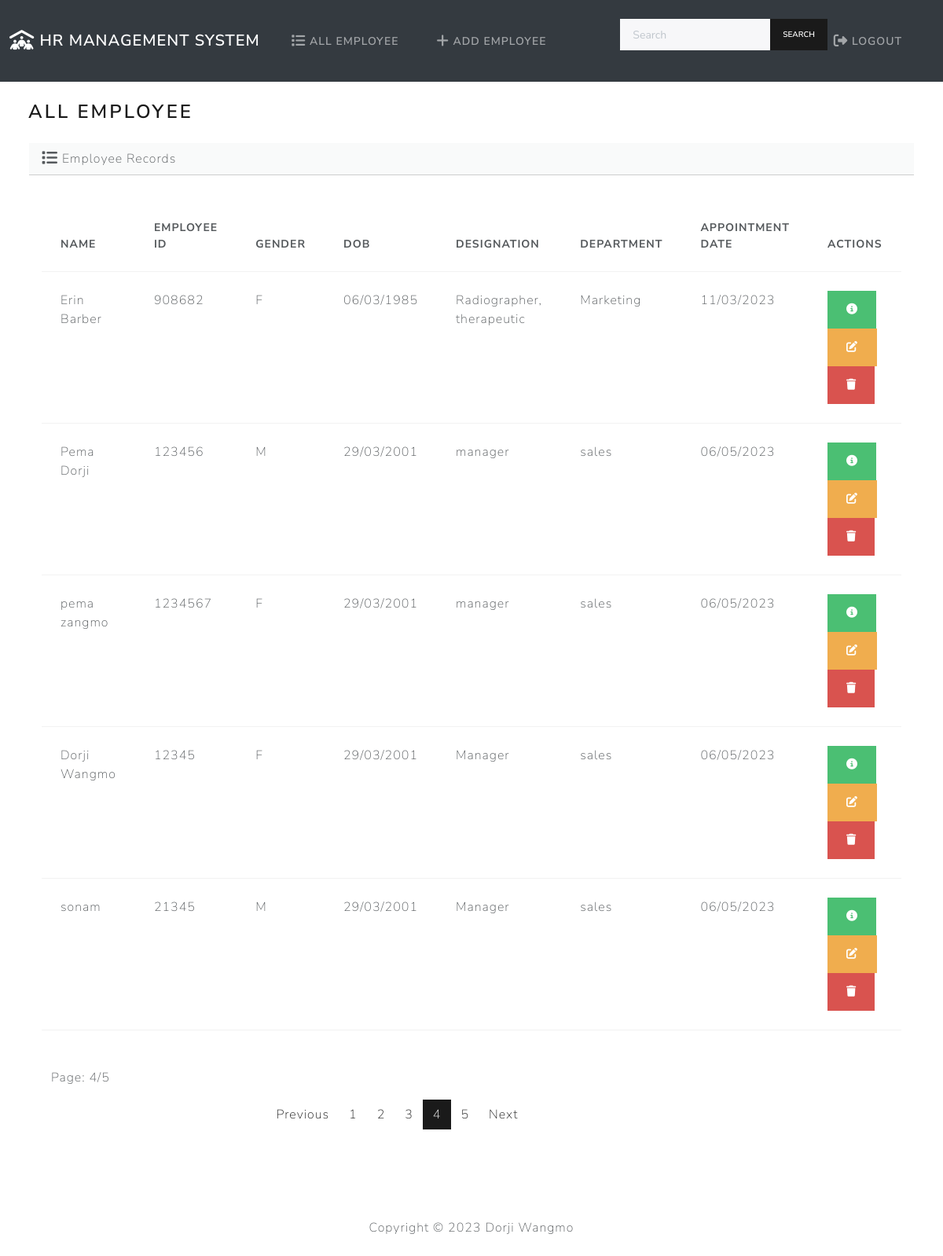
Page /index/?page=4 (signed in) on the committed database.
### employee/models.py (models this page shows, shortened)
class Employee(models.Model):
    name = models.CharField(max_length=255)
    employee_id = models.PositiveIntegerField(unique=True)
    GENDER_CHOICES = (
        ('M', 'Male'),
        ('F', 'Female'),
    )
    gender = models.CharField(max_length=1, choices=GENDER_CHOICES)
    dob = models.DateField()
    def formatted_dob(self):
        return self.dob.strftime('%d/%m/%Y')
    designation = models.CharField(max_length=255)
    department = models.CharField(max_length=255)
    appointment_date = models.DateField()
    def formatted_appointment_date(self):
        return self.appointment_date.strftime('%d/%m/%Y')

### employee/views.py (the view)
# urls.py: path('index/', views.index, name='index'),
@login_required
def index(request):
    employees = Employee.objects.all()
    if 'q' in request.GET:
        q = request.GET['q']
        employees = Employee.objects.filter(name__icontains=q)
    else:
        employees = Employee.objects.all()
    items_per_page = 5
    paginator = Paginator(employees, items_per_page)
    page_number = request.GET.get('page')
    page = paginator.get_page(page_number)
    return render(request, 'employee/index.html', {
        'employees': page,
    })

### employee/templates/employee/index.html (shortened to what this page needs)
{% extends "employee/base.html" %}
{% if user.is_authenticated %}
{% block body%}
<h3 class="m-4">All Employee</h3>
<div class="row">
    <div class="col-12">
        {% if employees %}
        <div class="card border-light ms-4 me-4 mb-3" >
            <div class="card-header">
                <i class="fa-solid fa-list fa-lg"></i> Employee Records
            </div>
            <div class="card-body">
              <p class="card-text">
                <div class="table-responsive">
                    <table class="table table-hover">
                        <thead>
                          <tr>
                            <th scope="col">Name</th>
                            <th scope="col">Employee ID</th>
                            <th scope="col">Gender</th>
                            <th scope="col">DOB</th>
                            <th scope="col">Designation</th>
                            <th scope="col">Department</th>
                            <th scope="col">Appointment Date</th>
                            <th scope="col">Actions</th>
                          </tr>
                        </thead>
                        <tbody>
                            {% for employee in employees %}
                                <tr>
                                    <td>{{ employee.name }}</td>
                                    <td>{{ employee.employee_id }}</td>
                                    <td>{{ employee.gender }}</td>
                                    <td>{{ employee.formatted_dob }}</td>
                                    <td>{{ employee.designation }}</td>
                                    <td>{{ employee.department }}</td>
                                    <td>{{ employee.formatted_appointment_date}}</td>
                                    <td>
                                        <button type="button" class="btn btn-success me-1" href="{% url 'view_employee' employee.id %}" data-bs-toggle="modal" data-bs-target="#myModal{{employee.id}}">
                                            <i class="fa-solid fa-circle-info "></i>
                                        </button>
                                          <a class="btn btn-warning me-1" href="{% url 'edit' employee.id %}">
                                            <i class="fa-solid fa-pen-to-square "></i>
                                          </a>
                                          <button type="button" class="btn btn-danger" data-bs-toggle="modal" data-bs-target="#delete{{employee.id}}">
                                            <i class="fa-solid fa-trash"></i>
                                          </button>
                                    </td>
                                </tr>
                            {% endfor %}
                        </tbody>
                      </table>
<div class="container">
  <div class="row my-5 ">
      <p>Page: {{ employees.number }}/{{ employees.paginator.num_pages }}</p>
      <div class="col-md-4 offset-md-3">
          <nav aria-label="...">
              <ul class="pagination">
                  {% if employees.has_previous %}
                      <li class="page-item"><a class="page-link" href="?page={{ employees.previous_page_number }}">Previous</a></li>
                  {% else %}
                      <li class="page-item disabled"><a class="page-link" href="#">Previous</a></li>
                  {% endif %}
                  {% for num in employees.paginator.page_range %}
                      {% if num == employees.number %}
                          <li class="page-item active" aria-current="page"><span class="page-link">{{ num }}</span></li>
                      {% else %}
                          <li class="page-item"><a class="page-link" href="?page={{ num }}">{{ num }}</a></li>
                      {% endif %}
                  {% endfor %}
                  {% if employees.has_next %}
                      <li class="page-item"><a class="page-link" href="?page={{ employees.next_page_number }}">Next</a></li>
                  {% else %}
                      <li class="page-item disabled"><a class="page-link" href="#">Next</a></li>
                  {% endif %}
              </ul>
          </nav>
      </div>
  </div>
</div>
                </div>
              </p>
            </div>
          </div>
        {% else %}
            <h5 class="alert alert-primary ms-4 me-4">No Employee Record</h5>
        {% endif %}
    </div>
</div>
{% endblock %}
{% endif %}

### rows in the picture
Employee: name "Erin Barber", employee_id "908682", gender "F", formatted_dob "06/03/1985", designation "Radiographer, therapeutic", department "Marketing", formatted_appointment_date "11/03/2023"
Employee: name "Pema Dorji", employee_id "123456", gender "M", formatted_dob "29/03/2001", designation "manager", department "sales", formatted_appointment_date "06/05/2023"
Employee: name "pema zangmo", employee_id "1234567", gender "F", formatted_dob "29/03/2001", designation "manager", department "sales", formatted_appointment_date "06/05/2023"
Employee: name "Dorji Wangmo", employee_id "12345", gender "F", formatted_dob "29/03/2001", designation "Manager", department "sales", formatted_appointment_date "06/05/2023"
Employee: name "sonam", employee_id "21345", gender "M", formatted_dob "29/03/2001", designation "Manager", department "sales", formatted_appointment_date "06/05/2023"

### other values in the picture
{{ employees.number }} "4"
{{ employees.paginator.num_pages }} "5"
{{ num }} "1" "2" "3" "5"
{{ num }} "4"
